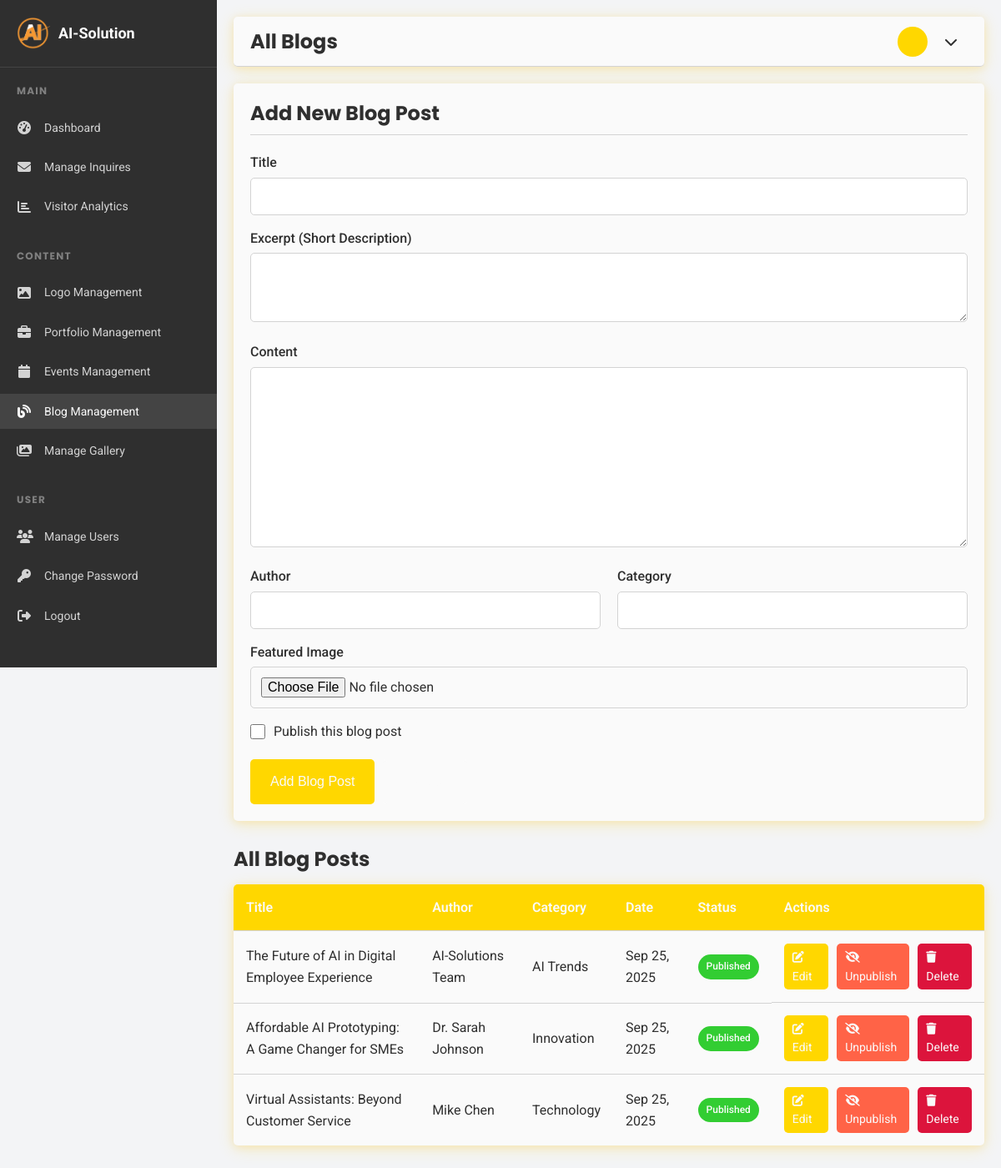
/admin/blogs.php (signed in), run on the app's committed database.
### tables this page shows
CREATE TABLE blogs (
    id INT PRIMARY KEY AUTO_INCREMENT,
    title VARCHAR(200) NOT NULL,
    content TEXT,
    excerpt VARCHAR(500),
    author VARCHAR(100),
    category VARCHAR(100),
    image VARCHAR(255),
    published BOOLEAN DEFAULT FALSE,
    created_at TIMESTAMP DEFAULT CURRENT_TIMESTAMP,
    updated_at TIMESTAMP DEFAULT CURRENT_TIMESTAMP ON UPDATE CURRENT_TIMESTAMP
);

### admin/blogs.php (the view, shortened to what this page needs)
<?php
require_once 'includes/config.php';
$edit_mode = false;
$blog_post = [
    'id' => '',
    'title' => '',
    'content' => '',
    'excerpt' => '',
    'author' => '',
    'category' => '',
    'image' => '',
    'published' => 0
];
$sql = "SELECT * FROM blogs ORDER BY created_at DESC";
$stmt = $pdo->query($sql);
$blog_posts = $stmt->fetchAll();
?>
<!DOCTYPE html>
<html lang="en">
<head>
    <link rel="stylesheet" href="../css/styles.css">
    <link rel="stylesheet" href="https://cdnjs.cloudflare.com/ajax/libs/font-awesome/6.4.0/css/all.min.css">
</head>
<body>
    <div class="admin-layout">
        <aside class="sidebar">
            <div class="sidebar-header">
                <div class="sidebar-logo">
                    <img src="../images/logo.png" alt="AI-Solution Logo">
                    <span>AI-Solution</span>
                </div>
            </div>
            <div class="sidebar-menu">
                <div class="menu-section">
                    <h4 class="menu-section-title">Main</h4>
                    <ul class="menu-list">
                        <li class="menu-item">
                            <a href="index.php" class="menu-link">
                                <i class="menu-icon fas fa-tachometer-alt"></i>
                                <span>Dashboard</span>
                            </a>
                        </li>
                        <li class="menu-item">
                            <a href="inquiries.php" class="menu-link">
                                <i class="menu-icon fas fa-envelope"></i>
                                <span>Manage Inquires</span>
                            </a>
                        </li>
                        <li class="menu-item">
                            <a href="analytics.php" class="menu-link">
                                <i class="menu-icon fas fa-chart-bar"></i>
                                <span>Visitor Analytics</span>
                            </a>
                        </li>
                    </ul>
                </div>
                <div class="menu-section">
                    <h4 class="menu-section-title">Content</h4>
                    <ul class="menu-list">
                        <li class="menu-item">
                            <a href="logo.php" class="menu-link">
                                <i class="menu-icon fas fa-image"></i>
                                <span>Logo Management</span>
                            </a>
                        </li>
                        <li class="menu-item">
                            <a href="portfolio.php" class="menu-link">
                                <i class="menu-icon fas fa-briefcase"></i>
                                <span>Portfolio Management</span>
                            </a>
                        </li>
                        <li class="menu-item">
                            <a href="events.php" class="menu-link">
                                <i class="menu-icon fas fa-calendar"></i>
                                <span>Events Management</span>
                            </a>
                        </li>
                        <li class="menu-item">
                            <a href="blogs.php" class="menu-link active">
                                <i class="menu-icon fas fa-blog"></i>
                                <span>Blog Management</span>
                            </a>
                        </li>
                        <li class="menu-item">
                            <a href="gallery.php" class="menu-link">
                                <i class="menu-icon fas fa-images"></i>
                                <span>Manage Gallery</span>
                            </a>
                        </li>
                    </ul>
                </div>
                <div class="menu-section">
                    <h4 class="menu-section-title">User</h4>
                    <ul class="menu-list">
                        <li class="menu-item">
                            <a href="users.php" class="menu-link">
                                <i class="menu-icon fas fa-users"></i>
                                <span>Manage Users</span>
                            </a>
                        </li>
                        <li class="menu-item">
                            <a href="password.php" class="menu-link">
                                <i class="menu-icon fas fa-key"></i>
                                <span>Change Password</span>
                            </a>
                        </li>
                        <li class="menu-item">
                            <a href="index.php?logout=true" class="menu-link">
                                <i class="menu-icon fas fa-sign-out-alt"></i>
                                <span>Logout</span>
                            </a>
                        </li>
                    </ul>
                </div>
            </div>
        </aside>
        <main class="main-content">
            <header class="admin-header">
                <div class="header-title">
                    <h1>All Blogs</h1>
                </div>
                <div class="header-actions">
                    <div class="user-dropdown">
                        <div class="user-info">
                            <div class="user-avatar">
                            </div>
                            <i class="fas fa-chevron-down"></i>
                        </div>
                    </div>
                </div>
            </header>
            <section class="admin-section">
                <div class="admin-form">
                    <h3><?php echo $edit_mode ? 'Edit Blog Post' : 'Add New Blog Post'; ?></h3>
                    <form action="blogs.php" method="POST" enctype="multipart/form-data">
                        <div class="form-group">
                            <label for="title">Title</label>
                            <input type="text" id="title" name="title" class="form-control" value="<?php echo htmlspecialchars($blog_post['title']); ?>" required>
                        </div>
                        <div class="form-group">
                            <label for="excerpt">Excerpt (Short Description)</label>
                            <textarea id="excerpt" name="excerpt" class="form-control" rows="3" required><?php echo htmlspecialchars($blog_post['excerpt']); ?></textarea>
                        </div>
                        <div class="form-group">
                            <label for="content">Content</label>
                            <textarea id="content" name="content" class="form-control" rows="10"><?php echo htmlspecialchars($blog_post['content']); ?></textarea>
                        </div>
                        <div class="form-row">
                            <div class="form-group col-md-6">
                                <label for="author">Author</label>
                                <input type="text" id="author" name="author" class="form-control" value="<?php echo htmlspecialchars($blog_post['author']); ?>" required>
                            </div>
                            <div class="form-group col-md-6">
                                <label for="category">Category</label>
                                <input type="text" id="category" name="category" class="form-control" value="<?php echo htmlspecialchars($blog_post['category']); ?>" list="categories" required>
                            </div>
                        </div>
                        <div class="form-group">
                            <label for="image">Featured Image</label>
                            <input type="file" id="image" name="image" class="form-control" accept="image/*">
                        </div>
                        <div class="form-check">
                            <input type="checkbox" id="published" name="published" class="form-check-input" <?php echo $blog_post['published'] ? 'checked' : ''; ?>>
                            <label for="published" class="form-check-label">Publish this blog post</label>
                        </div>
                        <div class="btn-group">
                            <button type="submit" name="save_blog" class="btn btn-primary">
                                <?php echo $edit_mode ? 'Update Blog Post' : 'Add Blog Post'; ?>
                            </button>
                            <a href="blogs.php" class="btn btn-secondary">Cancel</a>
                        </div>
                    </form>
                </div>
            </section>
            <section class="admin-section">
                <h3>All Blog Posts</h3>
                <table class="admin-table">
                    <thead>
                        <tr>
                            <th>Title</th>
                            <th>Author</th>
                            <th>Category</th>
                            <th>Date</th>
                            <th>Status</th>
                            <th>Actions</th>
                        </tr>
                    </thead>
                    <tbody>
                        <?php if (count($blog_posts) > 0): ?>
                            <?php foreach ($blog_posts as $post): ?>
                                <tr>
                                    <td><?php echo htmlspecialchars($post['title']); ?></td>
                                    <td><?php echo htmlspecialchars($post['author']); ?></td>
                                    <td><?php echo htmlspecialchars($post['category']); ?></td>
                                    <td><?php echo date('M d, Y', strtotime($post['created_at'])); ?></td>
                                    <td>
                                        <span class="status-badge <?php echo $post['published'] ? 'status-published' : 'status-draft'; ?>">
                                            <?php echo $post['published'] ? 'Published' : 'Draft'; ?>
                                        </span>
                                    </td>
                                    <td class="table-actions">
                                        <a href="blogs.php?edit=<?php echo $post['id']; ?>" class="btn-action btn-edit">
                                            <i class="fas fa-edit"></i> Edit
                                        </a>
                                        <a href="blogs.php?toggle=<?php echo $post['id']; ?>" class="btn-action <?php echo $post['published'] ? 'btn-unpublish' : 'btn-publish'; ?>">
                                            <i class="fas <?php echo $post['published'] ? 'fa-eye-slash' : 'fa-eye'; ?>"></i>
                                            <?php echo $post['published'] ? 'Unpublish' : 'Publish'; ?>
                                        </a>
                                        <a href="blogs.php?delete=<?php echo $post['id']; ?>" class="btn-action btn-delete" onclick="return confirm('Are you sure you want to delete this blog post?');">
                                            <i class="fas fa-trash"></i> Delete
                                        </a>
                                    </td>
                                </tr>
                            <?php endforeach; ?>
                        <?php else: ?>
                            <tr>
                                <td colspan="6" style="text-align: center;">No blog posts found. Add your first blog post using the form above.</td>
                            </tr>
                        <?php endif; ?>
                    </tbody>
                </table>
            </section>
        </main>
    </div>
</body>
</html>

### css/styles.css (style rules this page uses)
:root { --primary-color: #FFD700; --primary-dark: #DAA520; --primary-light: #FFF8DC; --secondary-color: #FFA500; --secondary-dark: #FF8C00; --secondary-light: #FFE4B5; --dark-color: #2F2F2F; --light-color: #FAFAFA; --gray-color: #808080; --gray-light: #D3D3D3; --gray-dark: #696969; --success-color: #32CD32; --warning-color: #FF6347; --danger-color: #DC143C; --border-radius: 0.5rem; --box-shadow: 0 4px 20px rgba(255, 215, 0, 0.2), 0 2px 10px rgba(255, 165, 0, 0.15); --transition: all 0.3s ease; }
* { box-sizing: border-box; margin: 0; padding: 0; }
html { font-size: 62.5%; scroll-behavior: smooth; }
body { font-family: 'Roboto', sans-serif; font-size: 1.6rem; line-height: 1.6; color: var(--dark-color); background-color: var(--light-color); overflow-x: hidden; }
h1, h2, h3, h4, h5, h6 { font-family: 'Poppins', sans-serif; margin-bottom: 1.5rem; line-height: 1.3; font-weight: 700; }
h1 { font-size: 4.2rem; }
h3 { font-size: 2.4rem; }
h4 { font-size: 2rem; }
a { text-decoration: none; color: var(--primary-color); transition: var(--transition); }
ul { list-style: none; }
img { max-width: 100%; height: auto; display: block; }
.btn { display: inline-block; font-weight: 500; text-align: center; padding: 1.2rem 2.4rem; border-radius: var(--border-radius); cursor: pointer; transition: var(--transition); border: none; font-size: 1.6rem; }
.btn-primary { background-color: var(--primary-color); color: var(--light-color); }
.btn-secondary { background-color: transparent; border: 2px solid var(--light-color); color: var(--light-color); }
.form-group { margin-bottom: 2rem; }
.form-group label { display: block; margin-bottom: 0.8rem; font-weight: 500; }
.form-group input, .form-group textarea { width: 100%; padding: 1.2rem; border: 1px solid var(--gray-light); border-radius: var(--border-radius); font-family: inherit; font-size: 1.6rem; transition: var(--transition); }
.form-row { display: grid; grid-template-columns: repeat(auto-fit, minmax(20rem, 1fr)); gap: 2rem; }

### data on the page
blogs: title "The Future of AI in Digital Employee Experience", author "AI-Solutions Team", category "AI Trends", created_at "Sep 25, 2025", published "Published"
blogs: title "Affordable AI Prototyping: A Game Changer for SMEs", author "Dr. Sarah Johnson", category "Innovation", created_at "Sep 25, 2025", published "Published"
blogs: title "Virtual Assistants: Beyond Customer Service", author "Mike Chen", category "Technology", created_at "Sep 25, 2025", published "Published"
